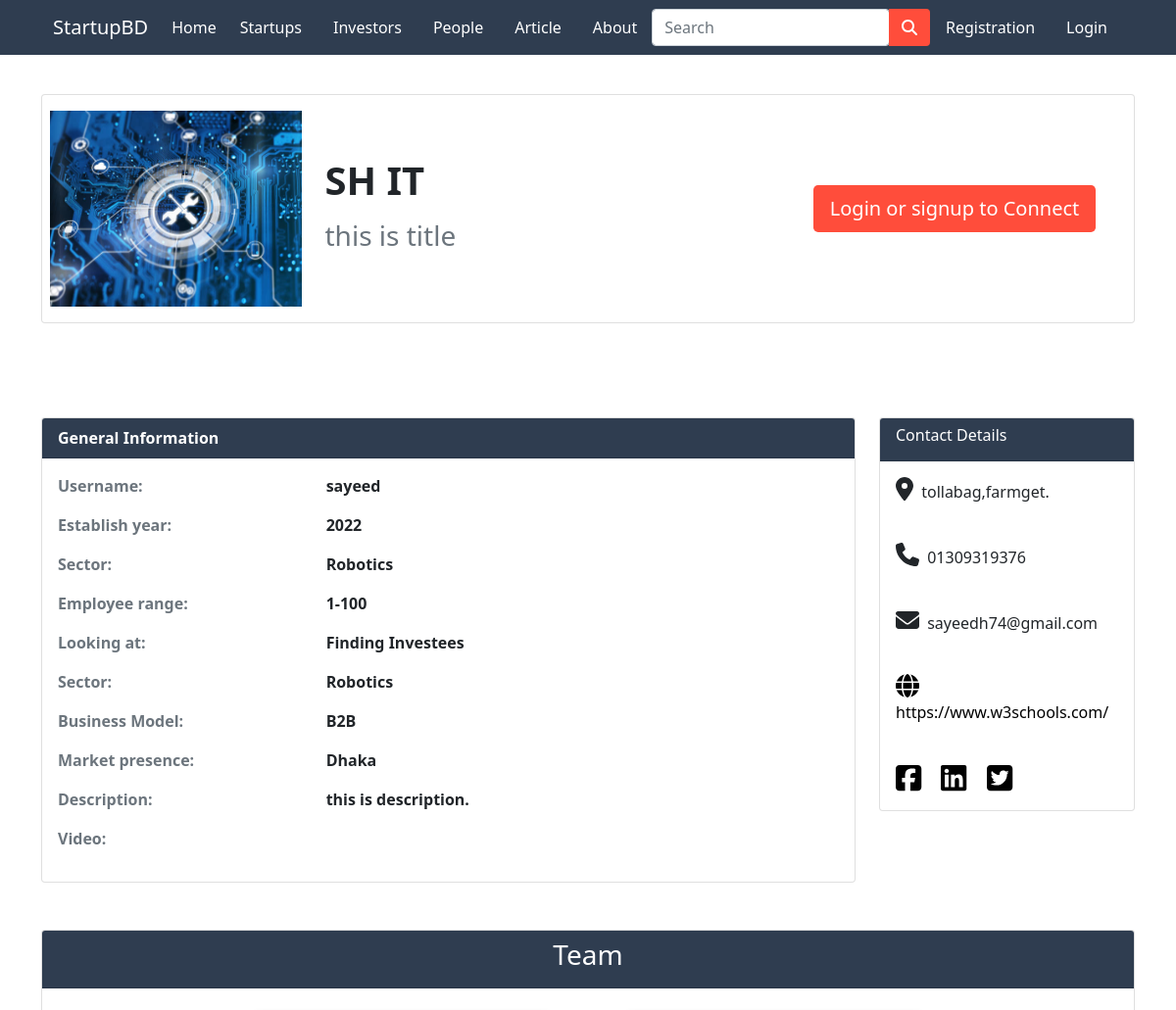
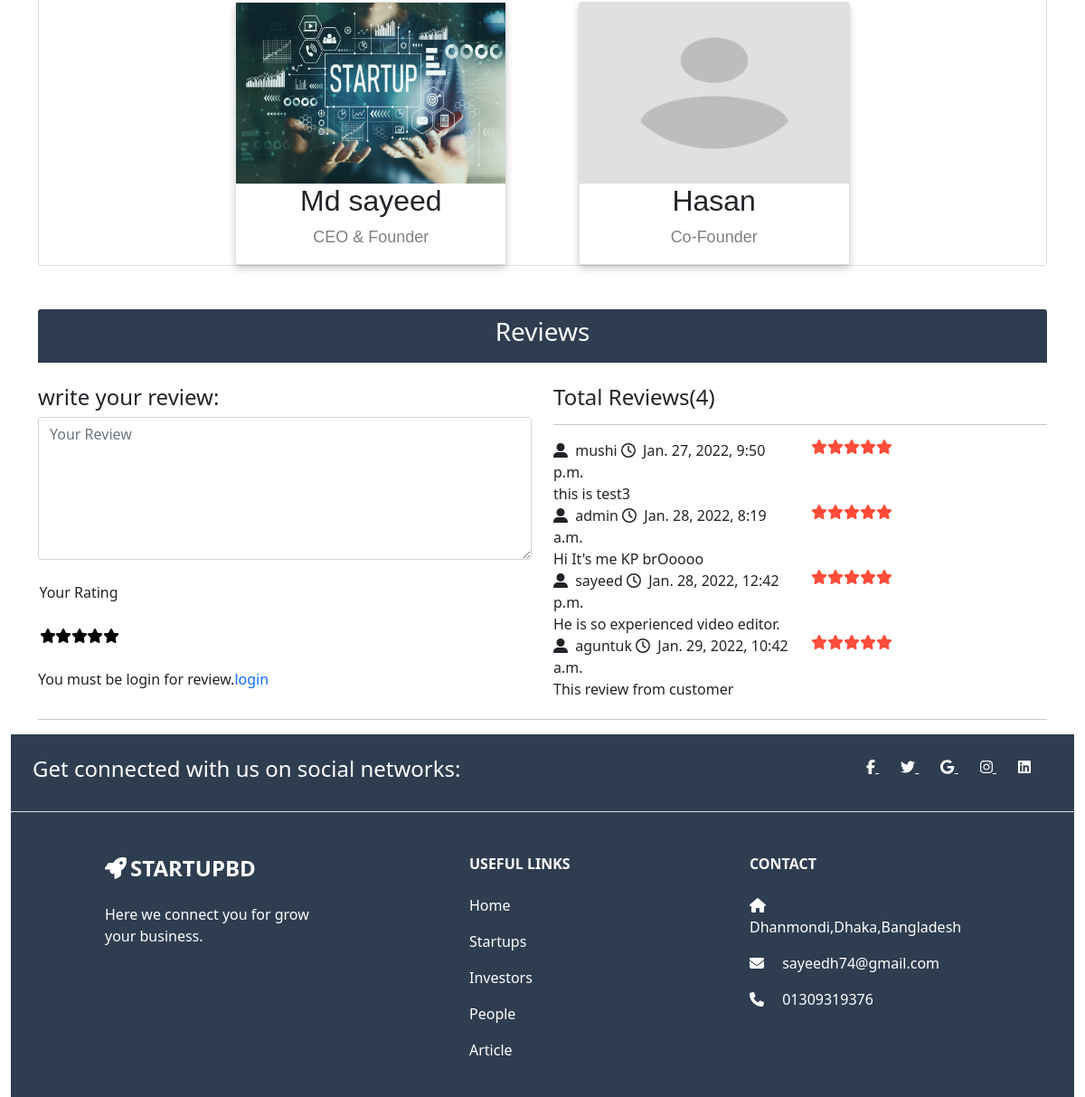
Screenshot of /startup-profile/1/ with the database file from the repository (2 pictures, top to bottom).
### app/models.py (models this page shows, shortened)
class StartupInfo(models.Model):
  user = models.ForeignKey(settings.AUTH_USER_MODEL, on_delete = models.CASCADE)
  name = models.CharField(max_length=100, null=True, blank=True)
  company_name = models.CharField(max_length=100, null=True, blank=True)
  title = models.CharField(max_length=100,blank=True,null=True)
  email = models.EmailField(max_length=100, null=True, blank=True)
  mobile = models.CharField(max_length=50, null=True, blank=True)
  logo = models.ImageField(upload_to='images/', null=True,blank=True)
  establish_year = models.IntegerField(blank=True, null=True)
  business_model = models.CharField(max_length=100, choices=MODEL_CHOICES, blank=True,null=True)
  employee_range = models.CharField(max_length=100, blank=True, null=True)
  market_presence = models.CharField(max_length=100, choices=CITY_CHOICES, blank=True, null=True)
  looking_at = models.CharField(choices=LOOK_CHOICES,max_length=100, blank=True, null=True)
  sector = models.CharField(max_length=100,choices= SECTOR, blank=True, null=True)
  description = models.TextField(max_length=1000, blank=True, null=True)
  videofile = models.FileField(upload_to='videos/', default="Not availabe",null=True, blank=True)
  weblink = models.URLField( blank=True)
  facebook_link = models.URLField(blank=True)
  linkedin_link = models.URLField(blank=True)
  twitter_link = models.URLField(blank=True)
  location = models.CharField(max_length=100, null=True, blank=True)
  person1= models.CharField(max_length=100,choices=ROLE,blank=True,null=True)
  person1_name = models.CharField(max_length=50, blank=True, null=True)
  person1_image = models.ImageField(upload_to='images/', null=True, blank=True)
  person2 = models.CharField(max_length=100, choices=ROLE, blank=True, null=True)
  person2_name = models.CharField(max_length=50, blank=True, null=True)
  person2_image = models.ImageField(upload_to='images/', null=True, blank=True)

class User(AbstractUser):
  is_customer = models.BooleanField(default=False)
  is_investor = models.BooleanField(default=False)
  is_startup = models.BooleanField(default=False)
  friends = models.ManyToManyField('User',blank=True)

class ReviewRating(models.Model):
    startup = models.ForeignKey(StartupInfo, on_delete=models.CASCADE)
    user = models.ForeignKey(User, on_delete=models.CASCADE)
    review = models.TextField(max_length=500, blank=True)
    rating = models.IntegerField()
    status = models.BooleanField(default=True)
    created_at = models.DateTimeField(auto_now_add=True)
    updated_at = models.DateTimeField(auto_now=True)

### app/views.py (the view)
# urls.py: path('startup-profile/<int:pk>/', views.startup_profile, name='startup-profile'),
def startup_profile(request, pk):
  startup = StartupInfo.objects.get(pk=pk)
  reviews = ReviewRating.objects.filter(startup_id=startup.id, status=True)
  count = reviews.count()
  thread = ThreadModel.objects.filter(pk=pk)
  message_list = MessageModel.objects.filter(thread__pk__contains=pk)
  return render(request, 'app/startup_profile.html', {'startup': startup, 'reviews': reviews, 'count': count,'thrad':thread ,'message_list': message_list})

### app/templates/app/startup_profile.html (shortened to what this page needs)
{% extends 'app/base.html' %}
{% load static %}
{% block main-content %}
<div class="container my-5">
  <div class="row">
    <div class="col-md-12">
      <div class="card flex-row  mt-5">
        <div class="card-body row px-2 align-items-center">
          <div class="col-md-3">
            {% if startup.logo %}
            <img src="{{ startup.logo.url }}" width="100%" height="200px" alt="No images">
            {% else %}
            <img src="{% static 'app/images/banner1/images.png' %}" width="100%" height="200px" alt="No Image">
            {% endif %}
          </div>
          <div class="col-md-5">
            <h4 class="card-title">
              <h1><b>{{startup.company_name}}</b></h1>
            </h4>
            <p class="card-text">
            <h3 class="text-muted">{{startup.title}}</h3>
            </p>
          </div>
          {% if startup.user.pk == request.user.pk %}
          <div class="col-md-4 text-center">
            <div class="flex-row">
              <a href="{% url 'startup-form' startup.id %}" class="btn btn-lg" style="background-color: #FF4D3B; color: white;">Update Profile</a>
            </div>
          </div>
          {% elif request.user.is_authenticated %}
          <div class="col-md-4 text-center">
            <div class="flex-row">
              <a href="{% url 'create-thread' %}" class="btn btn-lg" style="background-color: #FF4D3B; color: white;">Connect</a>
            </div>
          </div>
          {% else %}
          <div class="col-md-4 text-center">
            <div class="flex-row">
              <a href="{% url 'login' %}" class="btn btn-lg" style="background-color: #FF4D3B; color: white;">Login or signup to Connect</a>
            </div>
          </div>
          {% endif %}
        </div>
      </div>
    </div>
  </div>
</div> <br> <br>
<div class="container">
  <div class="row">
    <div class="col-md-9">
      <div class="card ">
        <div class="card-header" style="background-color: #2F3D50; color: white;"><b> General Information</b></div>
        <div class="card-body">
          <div class="row">
            <div class="col-4 text-muted">
              <p><b> Username:</b></p>
            </div>
            <div class="col-6">
              <p><b> {{ startup.user.username }}</b></p>
            </div>
          </div>
          <div class="row">
            <div class="col-4 text-muted">
              <p><b> Establish year:</b></p>
            </div>
            <div class="col-6">
              <p><b>{{startup.establish_year}}</b></p>
            </div>
          </div>
          <div class="row">
            <div class="col-4 text-muted">
              <p><b> Sector:</b></p>
            </div>
            <div class="col-6">
              <p><b>{{startup.sector}}</b></p>
            </div>
          </div>
          <div class="row">
            <div class="col-4 text-muted">
              <p><b> Employee range:</b></p>
            </div>
            <div class="col-6">
              <p><b>{{startup.employee_range}}</b></p>
            </div>
          </div>
          <div class="row">
            <div class="col-4 text-muted">
              <p><b>Looking at:</b></p>
            </div>
            <div class="col-6">
              <p><b>{{startup.looking_at}}</b></p>
            </div>
          </div>
          <div class="row">
            <div class="col-4 text-muted">
              <p><b> Sector:</b></p>
            </div>
            <div class="col-6">
              <p><b>{{startup.sector}}</b></p>
            </div>
          </div>
          <div class="row">
            <div class="col-4 text-muted">
              <p><b> Business Model:</b></p>
            </div>
            <div class="col-6">
              <p><b>{{startup.business_model}}</b></p>
            </div>
          </div>
          <div class="row">
            <div class="col-4 text-muted">
              <p><b> Market presence:</b></p>
            </div>
            <div class="col-6">
              <p><b>{{startup.market_presence}}</b></p>
            </div>
          </div>
          <div class="row">
            <div class="col-4 text-muted">
              <p><b> Description:</b></p>
            </div>
            <div class="col-6">
              <p><b>{{startup.description}}</b></p>
            </div>
          </div>
          <div class="row">
            <div class="col-4 text-muted">
              <p><b>Video:</b></p>
            </div>
            <div class="col-6">
            </div>
          </div>
        </div>
      </div>
    </div>
    <div class="col-md-3">
      <div class="card">
        <div class="card-header" style="background-color: #2F3D50; color: white;">
          <h6>Contact Details</h6>
        </div>
        <div class="card-body">
          <p><i style='font-size:24px' class='fas me-1'>&#xf3c5;</i> {{startup.location}}</p>
          <br>
          <p><i style="font-size:24px" class="fa me-1">&#xf095;</i> {{startup.mobile}}</p>
          <br>
          <p><i style="font-size:24px" class="fa me-1">&#xf0e0;</i> {{startup.email}}</p>
          <br>
          <p ><a href="{{startup.weblink}}" style="color: black; text-decoration: none;"><i style='font-size:24px' class='fas me-1'>&#xf0ac;</i> {{startup.weblink}}</a></p>
          <br>
         <a href="{{startup.facebook_link}}" id="link"><i class="fab fa-facebook-square fa-2x"></i></a>
        <a class="mx-3"id="link" href="{{startup.linkedin_link}}"><i class="fab fa-linkedin fa-2x"></i></a>
        <a href="{{startup.twitter_link}}" id="link"><i class="fab fa-twitter-square fa-2x"></i></a>
        </div>
      </div>
    </div>
  </div>
</div>
<br><br>
<div class="container">
  <div class="card">
    <div class="col-md-12">
      <div class="card-header" style="background-color: #2F3D50; color: white;">
        <center>
          <h3>Team</h3>
        </center>
      </div>
      <br>
      <div class="row align-items-center justify-content-center">
        <div class="col-md-4">
          <div class="card" id="card">
            {% if startup.person1_image %}
            <img src="{{ startup.person1_image.url  }}" alt="John" style="width:100%; height: 200px;">
            {% else %}
            <img src="{% static 'app/images/banner1/images.png' %}" alt="No Image" style="width:100%; height: 200px;">
            {% endif %}
            <h2>{{startup.person1_name}}</h2>
            <p class="title" id="title">{{startup.person1}}</p>
          </div>
        </div>
        <div class="col-md-4">
          <div class="card" id="card">
            {% if startup.person2_image %}
            <img src="{{ startup.person2_image.url }}"  alt="John" style="width:100%; height: 200px;">
              {% else %}
              <img src="{% static 'app/images/banner1/images.png' %}" alt="No Image" style="width:100%; height: 200px;">
              {% endif %}
            <h2>{{startup.person2_name}}</h2>
            <p class="title" id="title">{{startup.person2}}</p>
          </div>
        </div>
      </div>
    </div>
  </div>
</div>
<br><br>
<div class="container">
  <div class="row">
    <div class="col-md-12">
        <div class="card-header" style="background-color: #2F3D50; color: white;">
          <center><h3>Reviews</h3></center>
        </div>
        <br>
      </div>
    </div>
  </div>
{% if startup.user.pk == request.user.pk %}
    <div class="container">
      <div class="row">
        <div class="col-md-1"></div>
        <div class="col-md-6">
          <h4>Total Reviews({{count}})</h4>
          <hr>
          {% for review in reviews %}
          <div class="row">
            <div class="col-md-6">
              <div>
                <i class="fas fa-user-alt me-1"></i>
                {{review.user.username}}
                <i class="far fa-clock me-1"></i>
                {{review.created_at}}
              </div>
            </div>
            <div class="col-md-6 text-end">
              <i class="fa fa-star {% if review.rating > 0 %} checked {% endif %}" style="float: left;"></i>
              <i class="fa fa-star {% if review.rating > 1 %} checked {% endif %}" style="float: left;"></i>
              <i class="fa fa-star {% if review.rating > 2 %} checked {% endif %}" style="float: left;"></i>
              <i class="fa fa-star {% if review.rating > 3 %} checked {% endif %}" style="float: left;"></i>
              <i class="fa fa-star {% if review.rating > 4 %} checked {% endif %}" style="float: left;"></i>
            </div>
            <br>
            <div>
              {{review.review}}
            </div>
          </div>
          {% endfor %}
        </div>
       </div>
      </div>
    {% else %}
<div class="container">
  <div class="row">
    <div class="col-md-6">
      <h4>write your review:</h4>
      <form action="{% url 'submit_review' startup.id %}" class="review-form" method="POST">
      <div class="form-group">
        <textarea class="form-control" name="review" id="exampleFormControlTextarea3" placeholder="Your Review" rows="6"></textarea>
      </div>
      <br>
      <div class="form-group">
        <div class="input rating">
          <div>Your Rating</div><br>
          <div class="rating">
            <input id="star-1" name="rating" type="radio" value="5" class="radio-btn hide" /><label for="star-1"><i class="fas fa-star"></i></label>
            <input id="star-2" name="rating" type="radio" value="4" class="radio-btn hide" /><label for="star-2"><i class="fas fa-star"></i></label>
            <input id="star-3" name="rating" type="radio" value="3" class="radio-btn hide" /><label for="star-3"><i class="fas fa-star"></i></label>
            <input id="star-4" name="rating" type="radio" value="2" class="radio-btn hide" /><label for="star-4"><i class="fas fa-star"></i></label>
            <input id="star-5" name="rating" type="radio" value="1" class="radio-btn hide" /><label for="star-5"><i class="fas fa-star"></i></label>
          </div>
        </div>
      </div>
      <br>
      {% if user.is_authenticated %}
      <button class="btn" type="submit" id="btn">Submit Review</button>
      {% else %}
      <p>You must be login for review.<span><a style="text-decoration: none;" href="{% url 'login' %}">login</a></span></p>
      {% endif %}
    </form>
    </div>
    <div class="col-md-6">
      <h4>Total Reviews({{count}})</h4>
      <hr>
      {% for review in reviews %}
      <div class="row">
        <div class="col-md-6">
          <div>
            <i class="fas fa-user-alt me-1"></i>
            {{review.user.username}}
            <i class="far fa-clock me-1"></i>
            {{review.created_at}}
          </div>
        </div>
        <div class="col-md-6 text-end">
            <i class="fa fa-star {% if review.rating > 0 %} checked {% endif %}" style="float: left;"></i>
            <i class="fa fa-star {% if review.rating > 1 %} checked {% endif %}" style="float: left;"></i>
            <i class="fa fa-star {% if review.rating > 2 %} checked {% endif %}" style="float: left;"></i>
            <i class="fa fa-star {% if review.rating > 3 %} checked {% endif %}" style="float: left;"></i>
            <i class="fa fa-star {% if review.rating > 4 %} checked {% endif %}" style="float: left;"></i>
        </div>
        <br>
        <div>
         {{review.review}}
      </div>
      </div>
      {% endfor %}
</div>
</div>
<hr>
</div>
{% endif %}
{% endblock main-content %}

### app/templates/app/startup_profile.html (style rules this page uses)
#card { box-shadow: 0 4px 8px 0 rgba(0, 0, 0, 0.2); max-width: 300px; margin: auto; text-align: center; font-family: arial; }
#title { color: grey; font-size: 18px; }
#link { text-decoration: none; font-size: 15px; color: black; }
.checked { color: #FF4D3B; }
.rating { width: 90px; unicode-bidi: bidi-override; direction: rtl; text-align: center; position: relative; }
.rating > label { float: right; display: inline; padding: 0; margin: 0; position: relative; width: 1.1em; cursor: pointer; color: #000; }

### rows the page displays
StartupInfo: logo (picture), company_name "SH IT", title "this is title", user.username "sayeed", establish_year "2022", sector "Robotics", employee_range "1-100", looking_at "Finding Investees", business_model "B2B", market_presence "Dhaka", description "this is description.", location "tollabag,farmget.", mobile "01309319376", email "sayeedh74@gmail.com", weblink "https://www.w3schools.com/", person1_image (picture), person1_name "Md sayeed", person1 "CEO & Founder", person2_image (picture), person2_name "Hasan", person2 "Co-Founder"
ReviewRating: user.username "mushi", created_at "Jan. 27, 2022, 9:50 p.m.", review "this is test3"
ReviewRating: user.username "admin", created_at "Jan. 28, 2022, 8:19 a.m.", review "Hi It's me KP brOoooo"
ReviewRating: user.username "sayeed", created_at "Jan. 28, 2022, 12:42 p.m.", review "He is so experienced video editor."
ReviewRating: user.username "aguntuk", created_at "Jan. 29, 2022, 10:42 a.m.", review "This review from customer"

### other values shown
{{ count }} "4"
